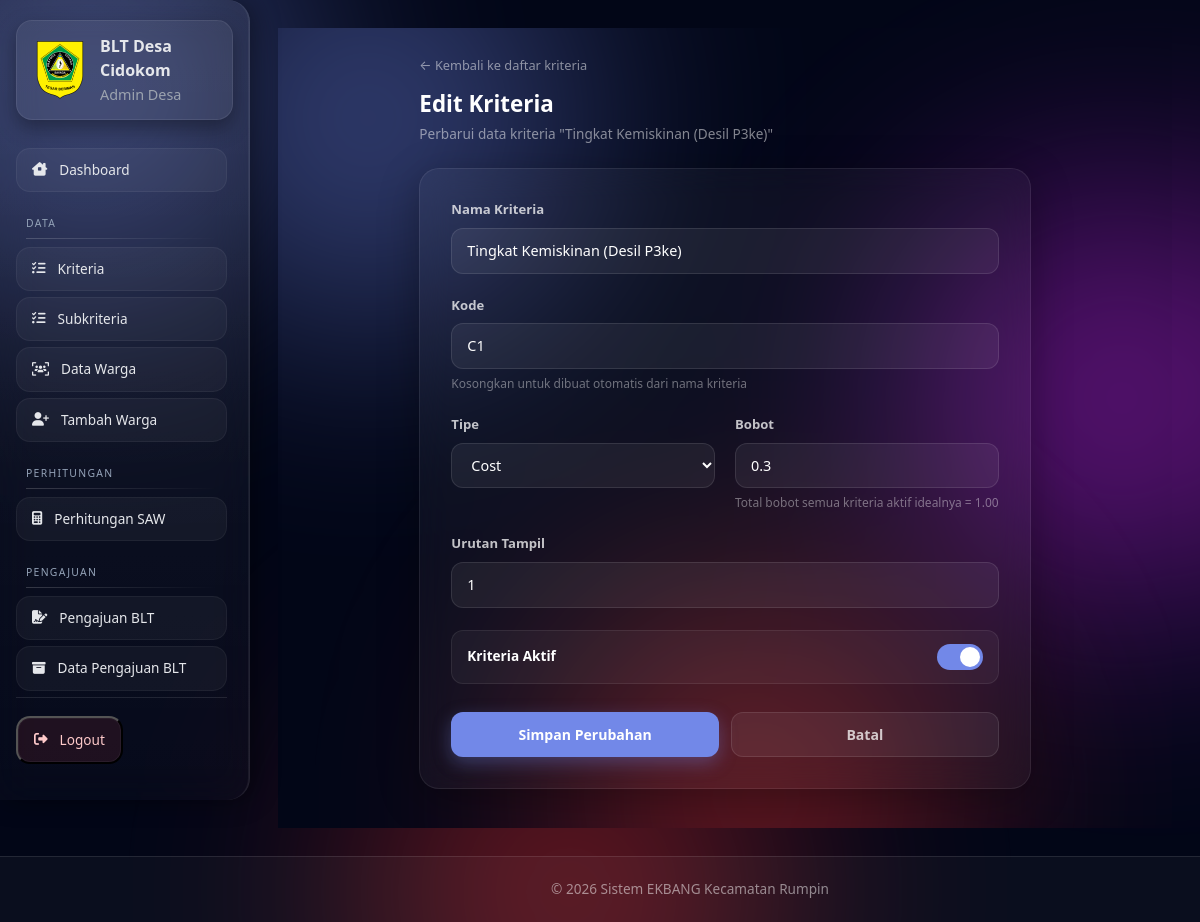
Page /desa/kriteria/1/edit/ (signed in) on the committed database.
### ekbang/models.py (models this page shows, shortened)
class Kriteria(models.Model):
    TIPE_CHOICES = [('benefit', 'Benefit'), ('cost', 'Cost')]
    desa = models.ForeignKey(Desa, on_delete=models.CASCADE, related_name='kriteria')
    kode = models.SlugField(max_length=50)
    nama = models.CharField(max_length=100)
    bobot = models.FloatField(default=0)
    tipe = models.CharField(max_length=10, choices=TIPE_CHOICES, default='benefit')
    urutan = models.IntegerField(default=0)
    aktif = models.BooleanField(default=True)
    created_at = models.DateTimeField(auto_now_add=True)
    updated_at = models.DateTimeField(auto_now=True)
    class Meta:
        unique_together = ('desa', 'kode')
        ordering = ['urutan', 'id']

### ekbang/proses/decorators.py (the view)
        def wrapper(request, *args, **kwargs):
            if role == 'kecamatan':
                if not hasattr(request.user, 'admin_kecamatan'):
                    messages.error(request, 'Anda tidak punya akses')
                    return redirect('login')
            elif role == 'desa':
                if not hasattr(request.user, 'desa'):
                    messages.error(request, 'Anda tidak punya akses')
                    return redirect('login')
            else:
                messages.error(request, 'Role tidak dikenali')
                return redirect('login')
            return view_func(request, *args, **kwargs)

### ekbang/forms.py (shortened to what this page needs)
class KriteriaForm(forms.ModelForm):
    class Meta:
        model = Kriteria
        fields = ['nama', 'kode', 'bobot', 'tipe', 'urutan', 'aktif']
        widgets = {
            'kode': forms.TextInput(attrs={'placeholder': 'Kosongkan untuk auto-generate dari nama'}),
        }
    def __init__(self, *args, desa=None, **kwargs):
        self.desa = desa
        super().__init__(*args, **kwargs)
        self.fields['kode'].required = False

### ekbang/views/desa.py (called while the page is built, shortened)
@login_required
@role_required('desa')
def kriteria_edit(request, id):
    desa = request.user.desa
    kriteria = get_object_or_404(Kriteria, id=id, desa=desa)
    form = KriteriaForm(request.POST or None, instance=kriteria, desa=desa)
    return render(request, 'desa/kriteria_form.html', {
        'form': form, 'mode': 'edit', 'kriteria': kriteria
    })

### ekbang/templates/desa/kriteria_form.html (shortened to what this page needs)
{% extends 'base/base.html' %}
{% block content %}
<div class="page">
    <div class="orb one"></div>
    <div class="orb two"></div>
    <div class="orb three"></div>
    <div class="container py-4 main-content-wrapper">
        <div class="form-wrapper">
            <a href="{% url 'desa_kriteria_list' %}" class="breadcrumb-link">&larr; Kembali ke daftar kriteria</a>
            <div class="form-header">
                <h1>{% if mode == 'edit' %}Edit Kriteria{% else %}Tambah Kriteria Baru{% endif %}</h1>
                <p>{% if mode == 'edit' %}Perbarui data kriteria "{{ kriteria.nama }}"{% else %}Isi detail kriteria penilaian SAW{% endif %}</p>
            </div>
            <div class="glass-form">
                <form method="post">
                    <div class="field-group">
                        <label for="{{ form.nama.id_for_label }}">Nama Kriteria</label>
                        {{ form.nama }}
                    </div>
                    <div class="field-group">
                        <label for="{{ form.kode.id_for_label }}">Kode</label>
                        {{ form.kode }}
                        <span class="field-hint">Kosongkan untuk dibuat otomatis dari nama kriteria</span>
                    </div>
                    <div class="row-2">
                        <div class="field-group">
                            <label for="{{ form.tipe.id_for_label }}">Tipe</label>
                            {{ form.tipe }}
                        </div>
                        <div class="field-group">
                            <label for="{{ form.bobot.id_for_label }}">Bobot</label>
                            {{ form.bobot }}
                            <span class="field-hint">Total bobot semua kriteria aktif idealnya = 1.00</span>
                        </div>
                    </div>
                    <div class="field-group">
                        <label for="{{ form.urutan.id_for_label }}">Urutan Tampil</label>
                        {{ form.urutan }}
                    </div>
                    <div class="field-group">
                        <div class="toggle-row">
                            <label for="{{ form.aktif.id_for_label }}">Kriteria Aktif</label>
                           <div class="toggle-switch">
                                <label for="{{ form.aktif.id_for_label }}" class="toggle-slider"></label>
                            </div>
                        </div>
                    </div>
                    <div class="form-actions">
                        <button type="submit" class="btn-glass btn-glass-primary">
                            {% if mode == 'edit' %}Simpan Perubahan{% else %}Simpan Kriteria{% endif %}
                        </button>
                        <a href="{% url 'desa_kriteria_list' %}" class="btn-glass">Batal</a>
                    </div>
                </form>
            </div>
        </div>
    </div>
</div>
{% endblock %}

### ekbang/templates/base/sidebar.html (shortened to what this page needs)
{% load static %}
<link rel="stylesheet" href="{% static 'css/desa/sidebar.css' %}">
<div class="sidebar-desa">
    <div class="sidebar-brand">
       <span class="logo">
    <img src="{% static 'img/logo.png' %}" alt="Logo" />
</span>
        <div>
            <strong>BLT Desa {{ request.user.username }}</strong>
            <small>Admin Desa</small>
        </div>
    </div>
    <div class="sidebar-scroll">
    <nav class="sidebar-menu">
        <a href="{% url 'desa_dashboard' %}" class="menu-item">
            <i class="fa-solid fa-house-chimney-window"></i> Dashboard
        </a>
        <div class="menu-section">DATA</div>
        <a href="{% url 'desa_kriteria_list' %}" class="menu-item">
            <i class="fa-solid fa-list-check"></i> Kriteria
        </a>
        <a href="{% url 'desa_subkriteria_list' %}" class="menu-item">
            <i class="fa-solid fa-list-check"></i> Subkriteria
        </a>
        <a href="{% url 'desa_warga_list' %}" class="menu-item">
            <i class="fa-solid fa-users-viewfinder"></i> Data Warga
        </a>
        <a href="{% url 'desa_warga_tambah' %}" class="menu-item">
            <i class="fa-solid fa-user-plus"></i> Tambah Warga
        </a>
        <div class="menu-section">PERHITUNGAN</div>
        <a href="{% url 'desa_riwayat_saw' %}" class="menu-item">
            <i class="fa-solid fa-calculator"></i> Perhitungan SAW
        </a>
        <div class="menu-section">PENGAJUAN</div>
        <a href="{% url 'desa_pengajuan' %}" class="menu-item">
            <i class="fa-solid fa-file-signature"></i> Pengajuan BLT
        </a>
        <a href="{% url 'desa_pengajuan_list' %}" class="menu-item">
            <i class="fa-solid fa-box-archive"></i> Data Pengajuan BLT
        </a>
    </nav>
    <div class="sidebar-footer">
        <button type="button" class="menu-item logout" data-bs-toggle="modal" data-bs-target="#logoutModal">
            <i class="fa-solid fa-right-from-bracket"></i> Logout
        </button>
    </div>
</div>
</div>

### ekbang/static/css/bg.css (style rules this page uses)
.page { position: relative; min-height: 100vh; background: #020617; overflow: hidden; }
.orb { position: absolute; width: 420px; height: 420px; border-radius: 50%; filter: blur(120px); opacity: 0.45; z-index: 0; }
.orb.one { top: -120px; left: -120px; background: rgb(114, 136, 232); }
.orb.two { top: 20%; right: -160px; background: rgb(207, 34, 238); }
.orb.three { bottom: -180px; left: 30%; background: rgb(223, 45, 45); }
.page > *:not(.orb) { position: relative; z-index: 1; }
.main-content-wrapper { min-height: calc(80vh - 70px); display: flex; flex-direction: column; }

### ekbang/static/css/desa/sidebar.css (style rules this page uses)
.sidebar-desa { position: fixed; top: 0; left: 0; width: 250px; height: 100vh; background: linear-gradient( 180deg, rgba(255,255,255,0.07), rgba(255,255,255,0.02) ); backdrop-filter: blur(18px); border-right: 1px solid rgba(255,255,255,0.1); border-top-right-radius: 22px; border-bottom-right-radius: 22px; box-shadow: 4px 0 26px rgba(0,0,0,0.45), inset -1px 0 0 rgba(255,255,255,0.06); display: flex; flex-direction: column; padding: 20px 16px; z-index: 30; }
.sidebar-brand { display: flex; align-items: center; gap: 10px; padding: 14px; margin-bottom: 22px; border-radius: 16px; background: rgba(255,255,255,0.06); box-shadow: inset 0 0 0 1px rgba(255,255,255,0.08), 0 8px 20px rgba(0,0,0,0.35); color: #e5e7eb; }
.sidebar-brand .logo { display: flex; align-items: center; }
.sidebar-brand .logo img { width: 60px; height: 60px; object-fit: contain; }
.sidebar-brand strong { font-size: 1rem; }
.sidebar-brand small { display: block; font-size: 0.9rem; color: #9ca3af; margin-top: 2px; }
.sidebar-menu { flex: 1; }
.menu-section { margin: 24px 10px 8px; font-size: 0.65rem; letter-spacing: 1.3px; color: #94a3b8; text-transform: uppercase; position: relative; }
.menu-section::after { content: ''; display: block; height: 1px; margin-top: 6px; background: linear-gradient( to right, rgba(255,255,255,0.18), transparent ); }
.menu-item { position: relative; display: flex; align-items: center; gap: 12px; padding: 12px 16px; margin: 6px 0; border-radius: 14px; font-size: 0.85rem; font-weight: 500; color: #e5e7eb; text-decoration: none; background: rgba(255,255,255,0.04); box-shadow: inset 0 0 0 1px rgba(255,255,255,0.05); transition: all .25s ease; }
.sidebar-footer { margin-top: auto; padding-top: 12px; border-top: 1px solid rgba(255,255,255,0.1); }
.menu-item.logout { background: rgba(239,68,68,0.10); color: #fecaca; }
.sidebar-scroll { flex: 1; overflow-y: auto; padding-right: 6px; }
.sidebar-scroll { scrollbar-width: thin; scrollbar-color: rgba(255,255,255,0.2) transparent; }

### rows in the picture
Kriteria: nama "Tingkat Kemiskinan (Desil P3ke)", kode "C1", tipe "Cost", bobot "0.3", urutan "1"

### other values in the picture
{{ request.user.username }} "Cidokom"
